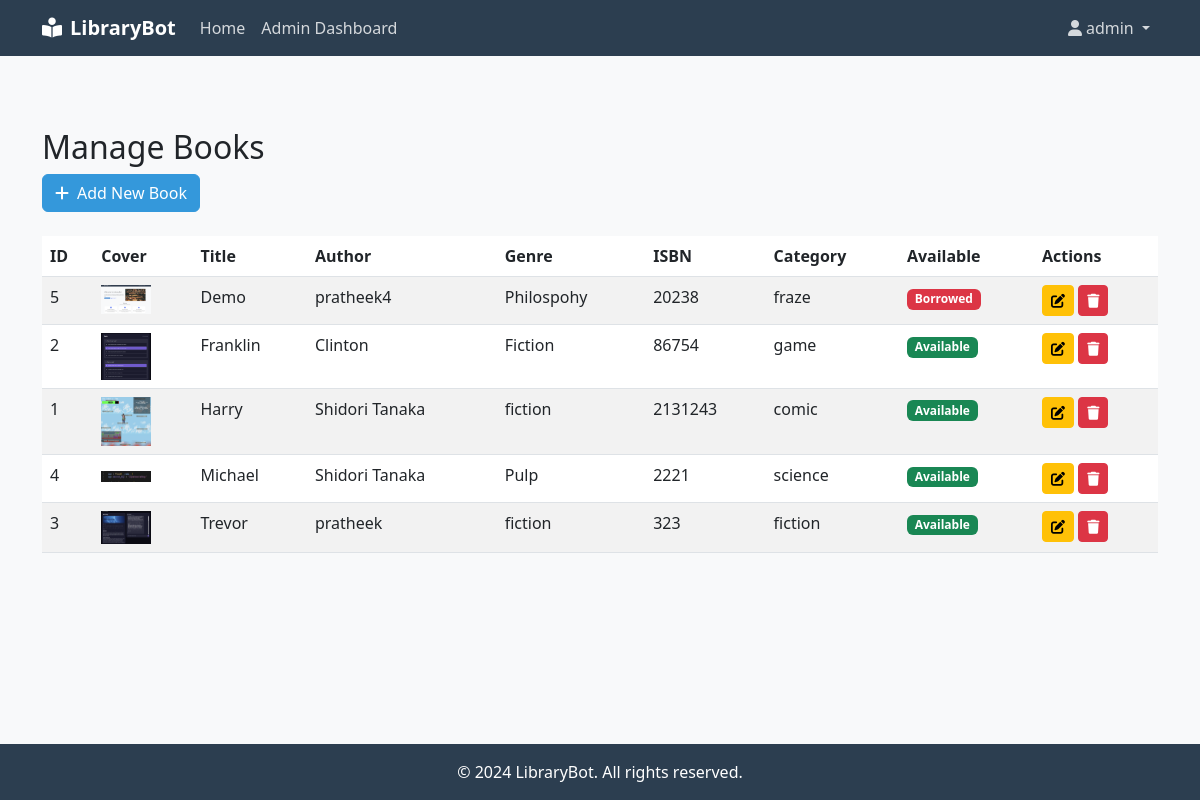
Page /admin/manage_books (signed in) on the committed database.
### tables this page shows
CREATE TABLE books (
        id INTEGER PRIMARY KEY AUTOINCREMENT,
        title TEXT NOT NULL,
        author TEXT NOT NULL,
        genre TEXT,
        isbn TEXT UNIQUE,
        cover_image TEXT,
        category_id INTEGER,
        available INTEGER DEFAULT 1,
        FOREIGN KEY (category_id) REFERENCES categories (id)
    );

CREATE TABLE categories (
        id INTEGER PRIMARY KEY AUTOINCREMENT,
        name TEXT UNIQUE NOT NULL,
        description TEXT,
        created_at TIMESTAMP DEFAULT CURRENT_TIMESTAMP
    );

### server.py (the view, shortened to what this page needs)
@app.route('/admin/manage_books', methods=['GET', 'POST'])
def manage_books():
    if not session.get('logged_in') or session.get('role') != 'admin':
        flash('Please login as admin to manage books.', 'warning')
        return redirect(url_for('admin_login'))
    conn = get_db_connection()
    books = conn.execute('''
        SELECT b.*, c.name as category_name
        FROM books b
        LEFT JOIN categories c ON b.category_id = c.id
        ORDER BY b.title
    ''').fetchall()
    categories = conn.execute('SELECT id, name FROM categories ORDER BY name').fetchall()
    conn.close() # Close connection after fetching data for GET
    return render_template('manage_books.html', books=books, categories=categories)

### server.py (called while the page is built)
def get_db_connection():
    conn = sqlite3.connect('books.db')
    conn.row_factory = sqlite3.Row
    return conn

### templates/manage_books.html (shortened to what this page needs)
{% extends "base.html" %}
{% block content %}
<div class="container mt-5">
    <h2>Manage Books</h2>
    <button type="button" class="btn btn-primary mb-4" data-bs-toggle="modal" data-bs-target="#addBookModal">
        <i class="fas fa-plus me-2"></i>Add New Book
    </button>
    {% if books %}
    <div class="table-responsive">
        <table class="table table-striped table-hover">
            <thead>
                <tr>
                    <th>ID</th>
                    <th>Cover</th>
                    <th>Title</th>
                    <th>Author</th>
                    <th>Genre</th>
                    <th>ISBN</th>
                    <th>Category</th>
                    <th>Available</th>
                    <th>Actions</th>
                </tr>
            </thead>
            <tbody>
                {% for book in books %}
                <tr>
                    <td>{{ book.id }}</td>
                    <td>
                        {% if book.cover_image %}
                            <img src="{{ url_for('static', filename='book_covers/' + book.cover_image) }}" alt="{{ book.title }} Cover" style="width: 50px; height: auto;">
                        {% else %}
                            No Cover
                        {% endif %}
                    </td>
                    <td>{{ book.title }}</td>
                    <td>{{ book.author }}</td>
                    <td>{{ book.genre }}</td>
                    <td>{{ book.isbn or '-' }}</td>
                    <td>{{ book.category_name or '-' }}</td>
                    <td>
                        {% if book.available == 1 %}
                            <span class="badge bg-success">Available</span>
                        {% else %}
                            <span class="badge bg-danger">Borrowed</span>
                        {% endif %}
                    </td>
                    <td>
                        <button type="button" class="btn btn-sm btn-warning edit-book-btn"
                                data-bs-toggle="modal" data-bs-target="#editBookModal"
                                data-book-id="{{ book.id }}"
                                data-book-title="{{ book.title }}"
                                data-book-author="{{ book.author }}"
                                data-book-genre="{{ book.genre }}"
                                data-book-isbn="{{ book.isbn or '' }}"
                                data-book-category-id="{{ book.category_id or '' }}"
                                data-book-available="{{ book.available }}"
                                data-book-cover-image="{{ book.cover_image or '' }}"
                                title="Edit Book">
                            <i class="fas fa-edit"></i>
                        </button>
                        <button type="button" class="btn btn-sm btn-danger delete-book-btn"
                                data-bs-toggle="modal" data-bs-target="#deleteBookModal"
                                data-book-id="{{ book.id }}"
                                data-book-title="{{ book.title }}"
                                title="Delete Book">
                            <i class="fas fa-trash"></i>
                        </button>
                    </td>
                </tr>
                {% endfor %}
            </tbody>
        </table>
    </div>
    {% else %}
    <p>No books found.</p>
    {% endif %}
</div>
{% endblock %}

### templates/base.html (style rules this page uses)
body { min-height: 100vh; display: flex; flex-direction: column; background-color: #f8f9fa; }
.btn-primary { background-color: #3498db; border-color: #3498db; }

### rows in the picture
books: id "5", cover_image (picture), title "Demo", author "pratheek4", genre "Philospohy", isbn "20238", name "fraze", available "Borrowed"
books: id "2", cover_image (picture), title "Franklin", author "Clinton", genre "Fiction", isbn "86754", name "game", available "Available"
books: id "1", cover_image (picture), title "Harry", author "Shidori Tanaka", genre "fiction", isbn "2131243", name "comic", available "Available"
books: id "4", cover_image (picture), title "Michael", author "Shidori Tanaka", genre "Pulp", isbn "2221", name "science", available "Available"
books: id "3", cover_image (picture), title "Trevor", author "pratheek", genre "fiction", isbn "323", name "fiction", available "Available"

### other values in the picture
{{ session.get('username') }} "admin"
